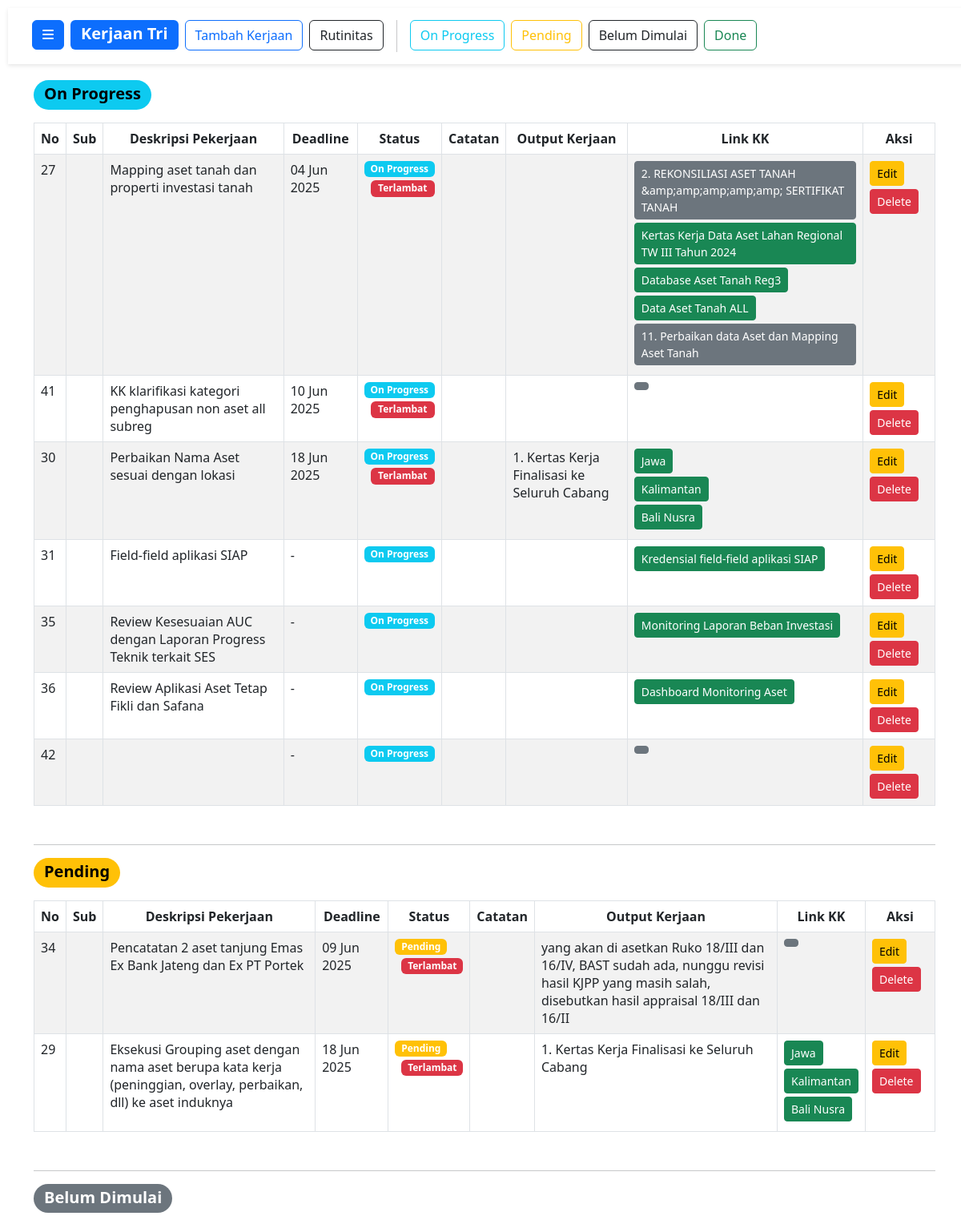
Page /pekerjaan.php?nipp=0394053606 (upper part) on the committed database.
### tables this page shows
CREATE TABLE `userdata` (
  `id` int(11) NOT NULL,
  `nipp` varchar(50) NOT NULL,
  `nama` varchar(100) NOT NULL,
  `created_at` timestamp NOT NULL DEFAULT current_timestamp()
);

CREATE TABLE `pekerjaan` (
  `no` int(11) NOT NULL,
  `sub_nomor` varchar(50) NOT NULL,
  `deskripsi` text DEFAULT NULL,
  `deadline` date DEFAULT NULL,
  `status` varchar(50) DEFAULT NULL,
  `catatan` text DEFAULT NULL,
  `output` text DEFAULT NULL,
  `link_kk` text DEFAULT NULL,
  `nipp` varchar(50) NOT NULL
);

CREATE TABLE `tombol_data` (
  `id` int(11) NOT NULL,
  `no` int(11) NOT NULL,
  `sub_nomor` varchar(50) NOT NULL,
  `nipp` varchar(50) NOT NULL,
  `link` text DEFAULT NULL,
  `nama_tombol` varchar(100) DEFAULT NULL
);

### table/table_riwayat_rutinitas.php (called while the page is built, shortened)
<?php
$nipp = isset($_GET['nipp']) ? $_GET['nipp'] : '';
?>

### pekerjaan.php (shortened to what this page needs)
<!DOCTYPE html>
<html lang="id">
<head>
    <link href="https://cdn.jsdelivr.net/npm/bootstrap@5.3.0-alpha1/dist/css/bootstrap.min.css" rel="stylesheet">
    <link rel="stylesheet" href="css/sdbarr.css">
</head>
<body>
    <?php
        include 'sidebar.php';
        $nipp = $_GET['nipp'];
        $queryNama = "SELECT nama FROM userdata WHERE nipp = '$nipp'";
        $resultNama = $conn->query($queryNama);
        $nama = '';
        if ($resultNama->num_rows > 0) {
            $rowNama = $resultNama->fetch_assoc();
            $nama = $rowNama['nama'];
        }
    ?>
    <div id="content">
        <div id="top-bar" class="d-flex"
            style="position: fixed; top: 10; left: 10; width: 100%; z-index: 100; background-color: white; padding: 15px 30px; box-shadow: 0 2px 5px rgba(0, 0, 0, 0.1); height: 70px;">
            <button type="button" id="toggleSidebar" class="btn btn-primary me-2">
                <i class="fas fa-bars"></i>
            </button>
            <p class="badge bg-primary text-wrap fw-bold me-2 text fs-5" style="height: 2.3rem;">Kerjaan
                <?= htmlspecialchars($nama); ?></p>
            <form method="post" class="me-2">
                <button type="button" class="btn btn-outline-primary" data-bs-toggle="modal"
                    data-bs-target="#addPekerjaanModal" onclick="setNipp('<?php echo urlencode($nipp); ?>')">
                    Tambah Kerjaan
                </button>
            </form>
            <form method="post" class="me-2">
                <button type="button" class="btn btn-outline-dark" id="rutinitasButton">
                    Rutinitas
                </button>
            </form>
            <form method="post" class="me-2">
                <button type="button" class="btn btn-outline-info" onclick="scrollToTable('tableOnProgress')">
                    On Progress
                </button>
            </form>
            <form method="post" class="me-2">
                <button type="button" class="btn btn-outline-warning" onclick="scrollToTable('tablePending')">
                    Pending
                </button>
            </form>
            <form method="post" class="me-2">
                <button type="button" class="btn btn-outline-dark" onclick="scrollToTable('tableBelumMulai')">
                    Belum Dimulai
                </button>
            </form>
            <form method="post" class="me-2">
                <button type="button" class="btn btn-outline-success" onclick="scrollToTable('tableDone')">
                    Done
                </button>
            </form>
        </div>
        <div style="margin-top: 80px;">
                <?php include 'table/table_riwayat_rutinitas.php'; ?>
            <div id="tableOnProgress">
                <?php include 'table/table_onprogress.php'; ?>
            </div>
            <div id="tablePending">
                <?php include 'table/table_pending.php'; ?>
            </div>
            <div id="tableBelumMulai">
                <?php include 'table/table_belummulai.php'; ?>
            </div>
        </div>
    </div>
</body>
</html>

### sidebar.php (shortened to what this page needs)
<link rel="stylesheet" href="https://cdnjs.cloudflare.com/ajax/libs/font-awesome/6.0.0-beta3/css/all.min.css">

### table/table_onprogress.php (shortened to what this page needs)
<div class="container-fluid mt-5">
    <span class="badge rounded-pill text-bg-info mb-3 fw-bold text fs-5" style="height: 2.3rem;">On Progress</span>
    <table class="table table-bordered table-striped">
        <thead>
            <tr>
                <th class="text-center">No</th>
                <th class="text-center">Sub</th>
                <th class="text-center">Deskripsi Pekerjaan</th>
                <th class="text-center">Deadline</th>
                <th class="text-center">Status</th>
                <th class="text-center">Catatan</th>
                <th class="text-center">Output Kerjaan</th>
                <th class="text-center">Link KK</th>
                <th class="text-center">Aksi</th>
            </tr>
        </thead>
        <tbody>
            <?php
            $query = "SELECT * FROM pekerjaan WHERE nipp = '$nipp' AND status = 'On Progress' ORDER BY
              CASE
                  WHEN deadline = '-' OR deadline IS NULL THEN 1
                  ELSE 0
              END,
              deadline ASC";
            $result = $conn->query($query);
            if ($result->num_rows > 0): ?>
            <?php while ($row = $result->fetch_assoc()): ?>
            <tr>
                <td><?= htmlspecialchars($row['no']); ?></td>
                <td><?= htmlspecialchars($row['sub_nomor']); ?></td>
                <td><?= htmlspecialchars($row['deskripsi']); ?></td>
                <td>
                    <?php
                    $deadline = htmlspecialchars($row['deadline']);
                    if ($deadline) {
                        $dateObj = DateTime::createFromFormat('Y-m-d', $deadline);
                        if ($dateObj) {
                            echo $dateObj->format('d M Y');
                        } else {
                            echo $deadline;
                        }
                    } else {
                        echo '-';
                    }
                    ?>
                </td>
                <td>
                    <?php
    $status = htmlspecialchars($row['status']);
    $badgeClass = '';
    $lateBadge = '';
    switch ($status) {
        case 'On Progress':
            $badgeClass = 'badge bg-info';
            break;
    }
    $deadline = htmlspecialchars($row['deadline']);
    if ($deadline && $status == 'On Progress') {
        $today = new DateTime();
        $deadlineDate = DateTime::createFromFormat('Y-m-d', $deadline);
        if ($deadlineDate && $deadlineDate < $today) {
            $lateBadge = '<span class="badge bg-danger ms-2 mt-1 d-block">Terlambat</span>';
        }
    }
    ?>
                    <span class="<?= $badgeClass; ?>"><?= $status; ?></span>
                    <?= $lateBadge; ?>
                </td>
                <td><?= htmlspecialchars($row['catatan']); ?></td>
                <td><?= htmlspecialchars($row['output']); ?></td>
                <td>
                    <?php
                            $queryLinks = "SELECT link, nama_tombol FROM tombol_data WHERE no = ? AND sub_nomor = ? AND nipp = ?";
                            $stmtLinks = $conn->prepare($queryLinks);
                            $stmtLinks->bind_param("iss", $row['no'], $row['sub_nomor'], $row['nipp']);
                            $stmtLinks->execute();
                            $resultLinks = $stmtLinks->get_result();
                            if ($resultLinks->num_rows > 0) {
                                while ($linkRow = $resultLinks->fetch_assoc()) {
                                    $link = htmlspecialchars($linkRow['link']);
                                    $namaTombol = htmlspecialchars($linkRow['nama_tombol']);
                                    $buttonClass = (strpos($link, 'docs.google.com/spreadsheets') !== false) ? 'btn-success' : 'btn-secondary';
                                    echo '<a href="' . $link . '" class="btn ' . $buttonClass . ' btn-sm mb-1" style="text-align: left;" target="_blank">'
                                         . $namaTombol . '</a><br>';
                                }
                            } else {
                                echo '-';
                            }
                            ?>
                </td>
                <td>
                    <a href="function/modal/page_edit_pekerjaan.php?no=<?= $row['no']; ?>&sub_nomor=<?= urlencode($row['sub_nomor']); ?>&nipp=<?= urlencode($row['nipp']); ?>"
                        class="btn btn-warning btn-sm">Edit</a>
                    <a href="function/delete/delete_pekerjaan.php?no=<?= $row['no']; ?>&sub_nomor=<?= urlencode($row['sub_nomor']); ?>&nipp=<?= urlencode($row['nipp']); ?>"
                        class="btn btn-danger btn-sm mt-1"
                        onclick="return confirm('Apakah Anda yakin ingin menghapus pekerjaan ini?');">
                        Delete
                    </a>
                </td>
            </tr>
            <?php endwhile; ?>
            <?php endif; ?>
        </tbody>
    </table>
</div>

### table/table_pending.php (shortened to what this page needs)
<div class="container-fluid mt-5">
    <hr>
    <span class="badge rounded-pill text-bg-warning mb-3 fw-bold text fs-5" style="height: 2.3rem;">Pending</span>
    <table class="table table-bordered table-striped">
        <thead>
            <tr>
            <th class="text-center">No</th>
                <th class="text-center">Sub</th>
                <th class="text-center">Deskripsi Pekerjaan</th>
                <th class="text-center">Deadline</th>
                <th class="text-center">Status</th>
                <th class="text-center">Catatan</th>
                <th class="text-center">Output Kerjaan</th>
                <th class="text-center">Link KK</th>
                <th class="text-center">Aksi</th>
            </tr>
        </thead>
        <tbody>
            <?php
            $query = "SELECT * FROM pekerjaan WHERE nipp = '$nipp' AND status = 'Pending' ORDER BY
              CASE
                  WHEN deadline = '-' OR deadline IS NULL THEN 1
                  ELSE 0
              END,
              deadline ASC";
            $result = $conn->query($query);
            if ($result->num_rows > 0): ?>
            <?php while ($row = $result->fetch_assoc()): ?>
            <tr>
                <td><?= htmlspecialchars($row['no']); ?></td>
                <td><?= htmlspecialchars($row['sub_nomor']); ?></td>
                <td><?= htmlspecialchars($row['deskripsi']); ?></td>
                <td>
                    <?php
                    $deadline = htmlspecialchars($row['deadline']);
                    if ($deadline) {
                        $dateObj = DateTime::createFromFormat('Y-m-d', $deadline);
                        if ($dateObj) {
                            echo $dateObj->format('d M Y');
                        } else {
                            echo $deadline;
                        }
                    } else {
                        echo '-';
                    }
                    ?>
                </td>
                <td>
    <?php
    $status = htmlspecialchars($row['status']);
    $badgeClass = '';
    $lateBadge = '';
    switch ($status) {
        case 'Pending':
            $badgeClass = 'badge bg-warning';
            break;
    }
    $deadline = htmlspecialchars($row['deadline']);
    if ($deadline && $status == 'Pending') {
        $today = new DateTime();
        $deadlineDate = DateTime::createFromFormat('Y-m-d', $deadline);
        if ($deadlineDate && $deadlineDate < $today) {
            $lateBadge = '<span class="badge bg-danger ms-2 mt-1 d-block">Terlambat</span>';
        }
    }
    ?>
    <span class="<?= $badgeClass; ?>"><?= $status; ?></span>
    <?= $lateBadge; ?>
</td>
                <td><?= htmlspecialchars($row['catatan']); ?></td>
                <td><?= htmlspecialchars($row['output']); ?></td>
                <td>
                    <?php
                            $queryLinks = "SELECT link, nama_tombol FROM tombol_data WHERE no = ? AND sub_nomor = ? AND nipp = ?";
                            $stmtLinks = $conn->prepare($queryLinks);
                            $stmtLinks->bind_param("iss", $row['no'], $row['sub_nomor'], $row['nipp']);
                            $stmtLinks->execute();
                            $resultLinks = $stmtLinks->get_result();
                            if ($resultLinks->num_rows > 0) {
                                while ($linkRow = $resultLinks->fetch_assoc()) {
                                    $link = htmlspecialchars($linkRow['link']);
                                    $namaTombol = htmlspecialchars($linkRow['nama_tombol']);
                                    $buttonClass = (strpos($link, 'docs.google.com/spreadsheets') !== false) ? 'btn-success' : 'btn-secondary';
                                    echo '<a href="' . $link . '" class="btn ' . $buttonClass . ' btn-sm mb-1" style="text-align: left;" target="_blank">'
                                         . $namaTombol . '</a><br>';
                                }
                            } else {
                                echo '-';
                            }
                            ?>
                </td>
                <td>
                    <a href="function/modal/page_edit_pekerjaan.php?no=<?= $row['no']; ?>&sub_nomor=<?= urlencode($row['sub_nomor']); ?>&nipp=<?= urlencode($row['nipp']); ?>"
                        class="btn btn-warning btn-sm">Edit</a>
                    <a href="function/delete/delete_pekerjaan.php?no=<?= $row['no']; ?>&sub_nomor=<?= urlencode($row['sub_nomor']); ?>&nipp=<?= urlencode($row['nipp']); ?>"
                        class="btn btn-danger btn-sm mt-1"
                        onclick="return confirm('Apakah Anda yakin ingin menghapus pekerjaan ini?');">
                        Delete
                    </a>
                </td>
            </tr>
            <?php endwhile; ?>
            <?php endif; ?>
        </tbody>
    </table>
</div>

### table/table_belummulai.php (shortened to what this page needs)
<div class="container-fluid mt-5">
    <hr>
    <span class="badge rounded-pill text-bg-secondary mb-3 fw-bold text fs-5" style="height: 2.3rem;">Belum
        Dimulai</span>
</div>

### css/sdbarr.css (style rules this page uses)
body { margin: 0; padding: 0; }
#content { margin-left: 10px; padding: 20px; transition: margin-left 0.3s ease; }
#toggleSidebar { font-size: 1rem; height: 2.3rem; transition: transform 0.3s ease; }

### rows in the picture
userdata: nama "Tri"
pekerjaan: no "27", deskripsi "Mapping aset tanah dan properti investasi tanah", deadline "04 Jun 2025", status "On Progress", shows "Terlambat"
tombol_data: nama_tombol "2. REKONSILIASI ASET TANAH &amp;amp;amp;amp;amp; SERTIFIKAT TANAH"
tombol_data: nama_tombol "Kertas Kerja Data Aset Lahan Regional TW III Tahun 2024"
tombol_data: nama_tombol "Database Aset Tanah Reg3"
tombol_data: nama_tombol "Data Aset Tanah ALL"
tombol_data: nama_tombol "11. Perbaikan data Aset dan Mapping Aset Tanah"
pekerjaan: no "41", deskripsi "KK klarifikasi kategori penghapusan non aset all subreg", deadline "10 Jun 2025", status "On Progress", shows "Terlambat"
pekerjaan: no "30", deskripsi "Perbaikan Nama Aset sesuai dengan lokasi", deadline "18 Jun 2025", status "On Progress", shows "Terlambat", output "1. Kertas Kerja Finalisasi ke Seluruh Cabang"
tombol_data: nama_tombol "Jawa"
tombol_data: nama_tombol "Kalimantan"
tombol_data: nama_tombol "Bali Nusra"
pekerjaan: no "31", deskripsi "Field-field aplikasi SIAP", status "On Progress"
tombol_data: nama_tombol "Kredensial field-field aplikasi SIAP"
pekerjaan: no "35", deskripsi "Review Kesesuaian AUC dengan Laporan Progress Teknik terkait SES", status "On Progress"
tombol_data: nama_tombol "Monitoring Laporan Beban Investasi"
pekerjaan: no "36", deskripsi "Review Aplikasi Aset Tetap Fikli dan Safana", status "On Progress"
tombol_data: nama_tombol "Dashboard Monitoring Aset"
pekerjaan: no "42", status "On Progress"
pekerjaan: no "34", deskripsi "Pencatatan 2 aset tanjung Emas Ex Bank Jateng dan Ex PT Portek", deadline "09 Jun 2025", status "Pending", shows "Terlambat", output "yang akan di asetkan Ruko 18/III dan 16/IV, BAST sudah ada, nunggu revisi hasil KJPP yang masih salah, disebutkan hasil appraisal 18/III dan 16/II"
pekerjaan: no "29", deskripsi "Eksekusi Grouping aset dengan nama aset berupa kata kerja (peninggian, overlay, perbaikan, dll) ke aset induknya", deadline "18 Jun 2025", status "Pending", shows "Terlambat", output "1. Kertas Kerja Finalisasi ke Seluruh Cabang"
tombol_data: nama_tombol "Jawa"
tombol_data: nama_tombol "Kalimantan"
tombol_data: nama_tombol "Bali Nusra"
